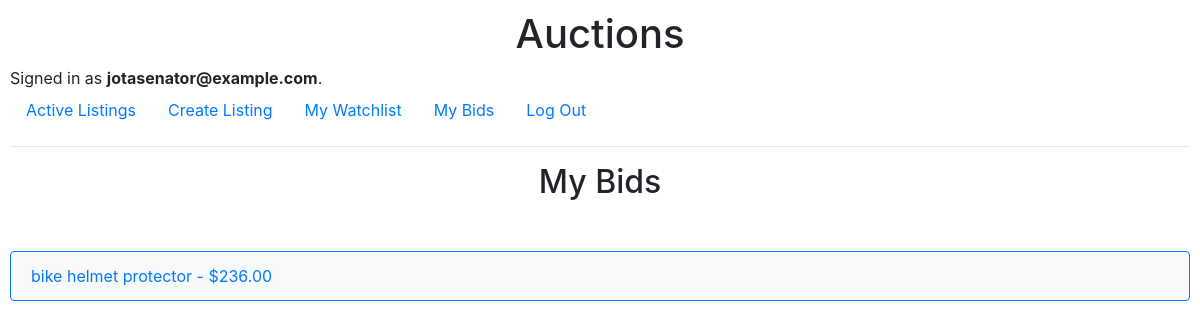
Page /bids (signed in) on the earlier database version.
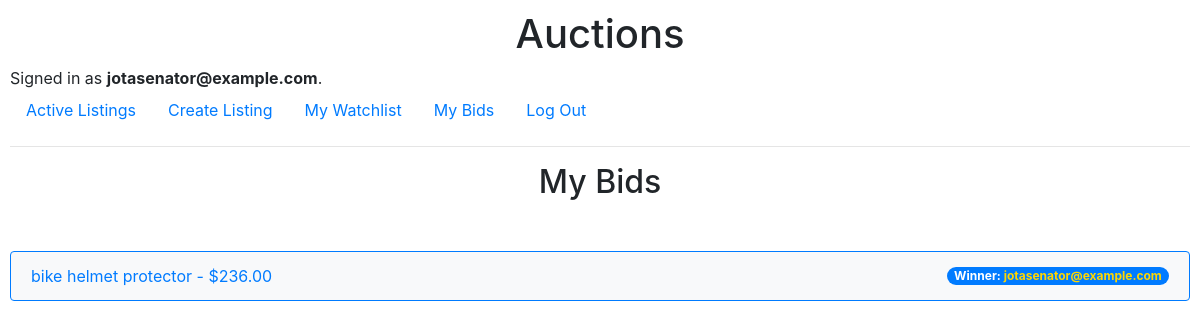
Same page on the later database version.
### auctions/models.py (models this page shows)
class User(AbstractUser):
    pass

class Bid(models.Model):
    bid_amount = models.DecimalField(max_digits=10, decimal_places=2, default=0)
    bidder = models.ForeignKey(
        User, on_delete=models.CASCADE, related_name="bids", blank=True, null=True
    )
    listing = models.ForeignKey(
        Listing,
        on_delete=models.CASCADE,
        related_name="bids",
        blank=True,
        null=True,
    )

class Listing(models.Model):
    title = models.CharField(max_length=64, default="")
    description = models.TextField(blank=True, default="")
    starting_bid = models.DecimalField(
        max_digits=10, decimal_places=2, default=0, verbose_name="Starting bid: ($US)"
    )
    image_url = models.URLField(default="")
    category = models.CharField(max_length=64, default="")
    active = models.BooleanField(default=True)
    creator = models.ForeignKey(
        User,
        on_delete=models.CASCADE,
        blank=True,
        null=True,
        related_name="listings",
    )
    deadline = models.DateTimeField(default=get_default_deadline)

### auctions/views.py (the view)
# urls.py: path("bids", views.bids, name="bids"),
@login_required
def bids(request):
    bids = Bid.objects.filter(
        bidder=request.user,
        id=Subquery(
            Bid.objects.filter(bidder=request.user, listing=OuterRef("listing"))
            .order_by("-id")
            .values("id")[:1]
        ),
    )
    winners = {}
    for bid in bids:
        listing = bid.listing
        winner, _ = get_winner(listing)
        if winner:
            winners[listing.id] = winner
    return render(request, "auctions/bids.html", {"bids": bids, "winners": winners})

### auctions/templatetags/custom_filters.py (called while the page is built)
@register.filter
def get_item(dictionary, key):
    return dictionary.get(key)

### auctions/views.py (called while the page is built)
def get_winner(listing):
    winner = None
    winner_bid_amount = None
    if timezone.now() > listing.deadline:
        all_bids = Bid.objects.filter(listing=listing)
        if all_bids:
            winning_bid = all_bids.order_by("-bid_amount").first()
            winner = winning_bid.bidder
            winner_bid_amount = winning_bid.bid_amount
    return winner, winner_bid_amount

### auctions/templates/auctions/bids.html
{% extends "auctions/layout.html" %}
{% load custom_filters %}
{% block body %}
  <h2>My Bids</h2>
  <ul class="list-group">
    {% for bid in bids %}
    <a href="{% url 'listing' bid.listing.id %}">
      <li class="list-group-item d-flex justify-content-between align-items-center mb-1">
        {{ bid.listing.title }} - ${{ bid.bid_amount }}
        {% with winner=winners|get_item:bid.listing.id %}
          {% if winner %}
            <span class="badge badge-primary badge-pill ">Winner: <span class="gold">{{ winner.username }}</span>
            {% endif %}
        {% endwith %}
        </li>
    </a>
    {% empty %}
      <li class="list-group-item">No bids yet.</li>
    {% endfor %}
  </ul>
{% endblock %}

### auctions/templates/auctions/layout.html (shortened to what this page needs)
{% load static %}
<!DOCTYPE html>
<html lang="en">
  <head>
    <link
      rel="stylesheet"
      href="https://stackpath.bootstrapcdn.com/bootstrap/4.4.1/css/bootstrap.min.css"
    />
    <link href="{% static 'auctions/styles.css' %}" rel="stylesheet" />
  </head>
  <body>
    <h1>Auctions</h1>
    <div>
      {% if user.is_authenticated %}
      Signed in as
      <strong>{{ user.username }}</strong>.
      {% else %} Not signed in.
      {% endif %}
    </div>
    <ul class="nav">
      <li class="nav-item">
        <a class="nav-link" href="{% url 'index' %}">Active Listings</a>
      </li>
      {% if user.is_authenticated %}
      <li class="nav-item">
        <a class="nav-link" href="{% url 'create' %}">Create Listing</a>
      </li>
      <li class="nav-item">
        <a class="nav-link" href="{% url 'watchlist' %}">My Watchlist</a>
      </li>
      <li class="nav-item">
        <a class="nav-link" href="{% url 'bids' %}">My Bids</a>
      </li>
      {% endif %}
      {% if user.is_authenticated %}
      <li class="nav-item">
        <a class="nav-link" href="{% url 'logout' %}">Log Out</a>
      </li>
      {% endif %}
    </ul>
    <hr />
    {% block body %} {% endblock %}
  </body>
</html>

Differences in the rows shown:
changed User "jotasenator@example.com": username (not shown) → "jotasenator@example.com"
shown differently, row unchanged: Bid "bike helmet protector": now shows "Winner:"
